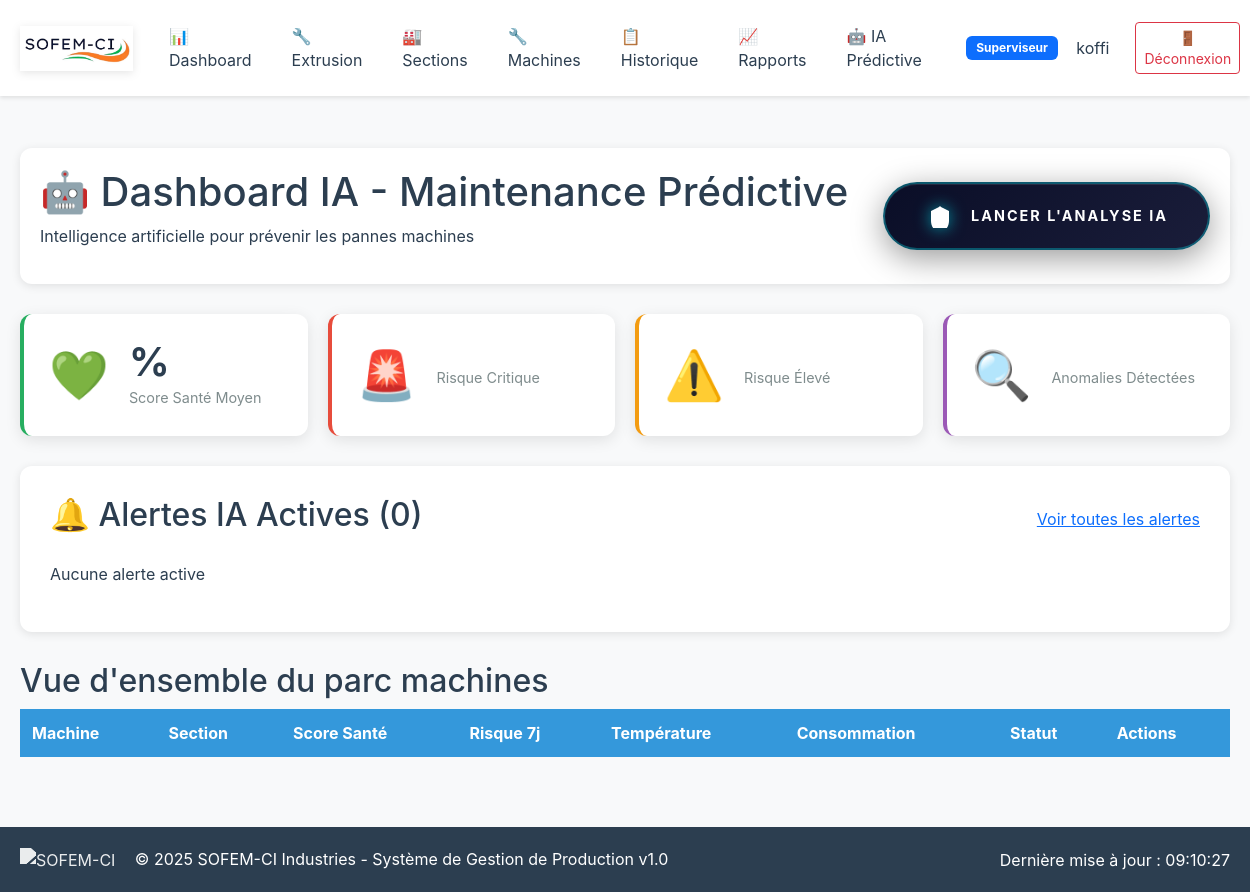
Before: /ia/dashboard/ (signed in) with the older database file.
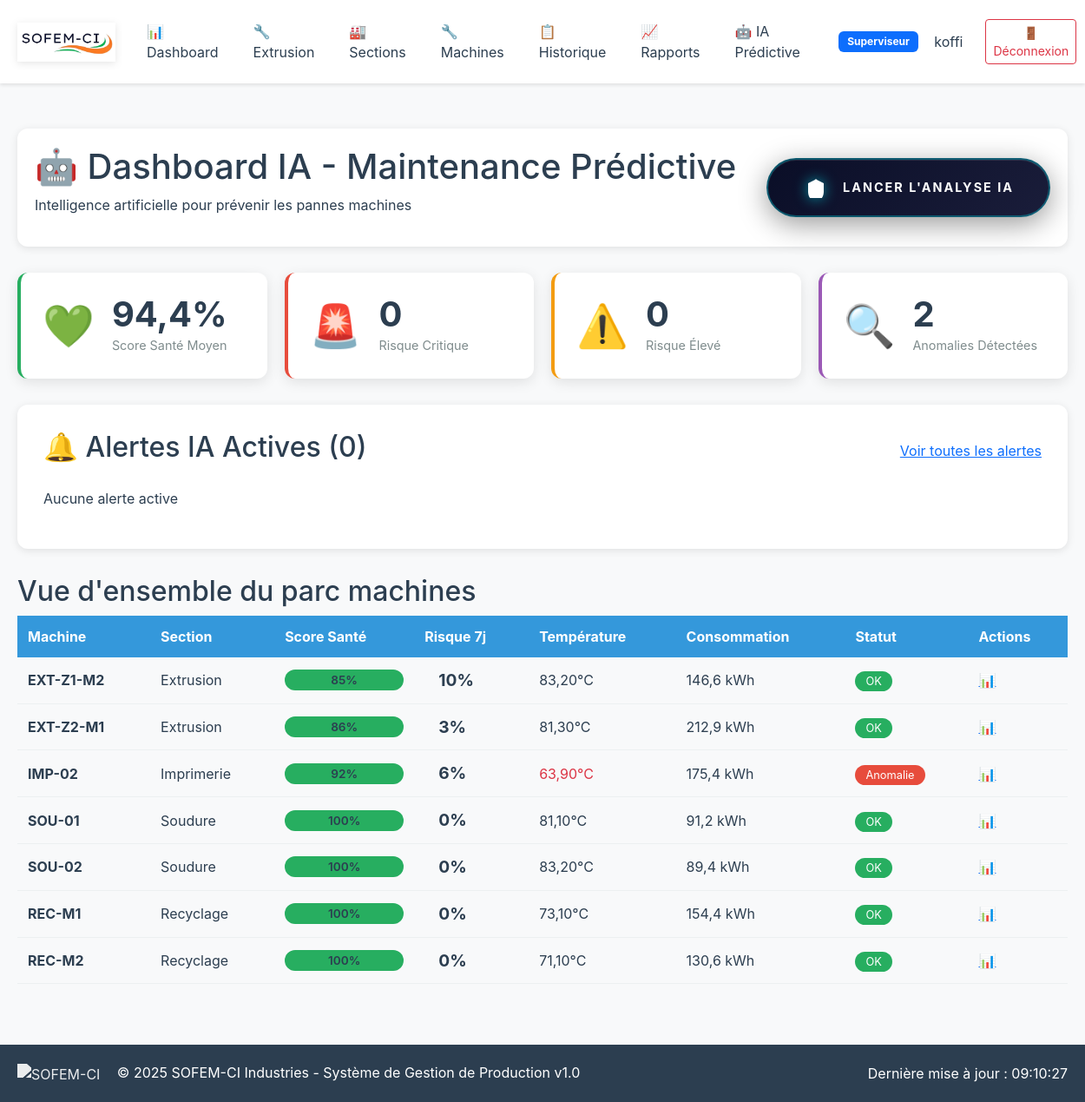
After: the same page with the newer database file.
### sofemci/models.py (models this page shows, shortened)
class Machine(models.Model):
    TYPES_MACHINE = [
        ('extrudeuse', 'Extrudeuse'),
        ('refroidisseur', 'Refroidisseur'),
        ('enrouleur', 'Enrouleur'),
        ('imprimante', 'Imprimante'),
        ('soudeuse', 'Soudeuse'),
        ('moulinex', 'Moulinex'),
    ]
    ETATS = [
        ('actif', 'Active'),
        ('maintenance', 'Maintenance'),
        ('arret', 'Arrêtée'),
        ('panne', 'En Panne'),
    ]
    SECTIONS = [
        ('extrusion', 'Extrusion'),
        ('imprimerie', 'Imprimerie'),
        ('soudure', 'Soudure'),
        ('recyclage', 'Recyclage'),
    ]
    numero = models.CharField(max_length=10)
    type_machine = models.CharField(max_length=20, choices=TYPES_MACHINE)
    section = models.CharField(max_length=20, choices=SECTIONS)
    zone_extrusion = models.ForeignKey(ZoneExtrusion, on_delete=models.CASCADE, null=True, blank=True)
    etat = models.CharField(max_length=15, choices=ETATS, default='actif')
    date_installation = models.DateField(null=True, blank=True)
    derniere_maintenance = models.DateField(null=True, blank=True)
    capacite_horaire = models.DecimalField(max_digits=10, decimal_places=2, null=True, blank=True)
    observations = models.TextField(blank=True)
    heures_fonctionnement_totales = models.DecimalField(
        max_digits=10,
        decimal_places=2,
        default=0,
        verbose_name="Heures de fonctionnement totales",
        help_text="Nombre total d'heures depuis installation"
    )
    heures_depuis_derniere_maintenance = models.DecimalField(
        max_digits=10,
        decimal_places=2,
        default=0,
        verbose_name="Heures depuis dernière maintenance"
    )
    prochaine_maintenance_prevue = models.DateField(
        null=True,
        blank=True,
        verbose_name="Prochaine maintenance prévue"
    )
    frequence_maintenance_jours = models.IntegerField(
        default=90,
        verbose_name="Fréquence maintenance (jours)",
        help_text="Intervalle recommandé entre maintenances"
    )
    nombre_pannes_totales = models.IntegerField(
        default=0,
        verbose_name="Nombre de pannes totales"
    )
    nombre_pannes_6_derniers_mois = models.IntegerField(
        default=0,
        verbose_name="Pannes - 6 derniers mois"
    )
    nombre_pannes_1_dernier_mois = models.IntegerField(
        default=0,
        verbose_name="Pannes - dernier mois"
    )
    date_derniere_panne = models.DateTimeField(
        null=True,
        blank=True,
        verbose_name="Date dernière panne"
    )
    duree_moyenne_reparation = models.DecimalField(
        max_digits=6,
        decimal_places=2,
        default=0,
        verbose_name="Durée moyenne réparation (heures)"
    )
    consommation_electrique_kwh = models.DecimalField(
        max_digits=10,
        decimal_places=2,
        default=0,
        verbose_name="Consommation électrique actuelle (kWh)",
        help_text="Consommation moyenne par heure"
    )
    consommation_electrique_nominale = models.DecimalField(
        max_digits=10,
        decimal_places=2,
        default=0,
        verbose_name="Consommation nominale (kWh)",
        help_text="Consommation normale à pleine charge"
    )
    temperature_actuelle = models.DecimalField(
        max_digits=5,
        decimal_places=2,
        null=True,
        blank=True,
        verbose_name="Température actuelle (°C)"
    )
    temperature_nominale = models.DecimalField(
        max_digits=5,
        decimal_places=2,
        default=0,
        verbose_name="Température nominale (°C)",
        help_text="Température normale de fonctionnement"
    )
    temperature_max_autorisee = models.DecimalField(
        max_digits=5,
        decimal_places=2,
        default=0,
        verbose_name="Température max autorisée (°C)"
    )
    score_sante_global = models.DecimalField(
        max_digits=5,
        decimal_places=2,
        default=100,
        verbose_name="Score santé global (%)",
        help_text="Score calculé par l'IA (0-100)"
    )
    probabilite_panne_7_jours = models.DecimalField(
        max_digits=5,
        decimal_places=2,
        default=0,
        verbose_name="Probabilité panne 7 jours (%)",
        help_text="Risque de panne dans les 7 prochains jours"
    )
    probabilite_panne_30_jours = models.DecimalField(
        max_digits=5,
        decimal_places=2,
        default=0,
        verbose_name="Probabilité panne 30 jours (%)"
    )
    anomalie_detectee = models.BooleanField(
        default=False,
        verbose_name="Anomalie détectée"
    )
    type_anomalie = models.CharField(
        max_length=100,
        blank=True,
        verbose_name="Type d'anomalie",
        help_text="Ex: Surchauffe, Surconsommation, Vibrations"
    )
    date_derniere_analyse_ia = models.DateTimeField(
        null=True,
        blank=True,
        verbose_name="Dernière analyse IA"
    )
    derniere_mise_a_jour_donnees = models.DateTimeField(
        auto_now=True,
        verbose_name="Dernière mise à jour données"
    )
    class Meta:
        unique_together = ['numero', 'section']
        ordering = ['section', 'numero']
        verbose_name = "Machine"
        verbose_name_plural = "Machines"
    def variation_consommation(self):
        if self.consommation_electrique_nominale > 0:
            variation = ((self.consommation_electrique_kwh - self.consommation_electrique_nominale)
                        / self.consommation_electrique_nominale) * 100
            return round(variation, 2)
        return 0
    def est_en_surchauffe(self):
        try:
            seuil_surchauffe = Decimal('0.9')  # 90% de la température max
            temperature_max = Decimal(str(self.temperature_max_autorisee))
            temperature_actuelle = Decimal(str(self.temperature_actuelle))
            return temperature_actuelle >= (temperature_max * seuil_surchauffe)
        except (TypeError, ValueError, AttributeError):
            return False
        try:
            if not self.temperature_nominale or self.temperature_nominale == 0:
                return 0
            temp_actuelle = Decimal(str(self.temperature_actuelle))
            temp_nominale = Decimal(str(self.temperature_nominale))
            pourcentage = (temp_actuelle / temp_nominale) * Decimal('100')
            return min(pourcentage, Decimal('100'))  # Limite à 100%
        except (TypeError, ValueError, AttributeError, ZeroDivisionError):
            return 0
    def est_en_surconsommation(self):
        variation = self.variation_consommation()
        return variation > 20  # Plus de 20% au-dessus de la normale

### sofemci/views.py (the view, shortened to what this page needs)
# urls.py: path('ia/dashboard/', views.dashboard_ia_view, name='dashboard_ia'),
@login_required
def dashboard_ia_view(request):
    if request.user.role not in ['superviseur', 'admin', 'direction']:
        messages.error(request, 'Accès refusé.')
        return redirect('dashboard')
    stats_parc = statistiques_parc_machines()
    machines_critiques = obtenir_machines_a_risque(seuil_probabilite=70)
    ids_critiques = list(machines_critiques.values_list('id', flat=True))
    machines_risque_eleve = obtenir_machines_a_risque(seuil_probabilite=40).exclude(
        id__in=ids_critiques
    )
    alertes_queryset = obtenir_alertes_actives()
    nombre_alertes_critiques = alertes_queryset.filter(niveau='critique').count()
    nombre_alertes_urgentes = alertes_queryset.filter(niveau='urgent').count()
    alertes = alertes_queryset[:10]
    machines_actives = Machine.objects.filter(etat='actif').order_by('score_sante_global')
    context = {
        'stats_parc': stats_parc,
        'machines_critiques': machines_critiques,
        'machines_risque_eleve': machines_risque_eleve,
        'alertes': alertes,
        'machines_actives': machines_actives,
        'nombre_alertes_critiques': nombre_alertes_critiques,
        'nombre_alertes_urgentes': nombre_alertes_urgentes,
    }
    return render(request, 'dashboard_ia.html', context)

### sofemci/ia_predictive.py (called while the page is built)
def obtenir_machines_a_risque(seuil_probabilite=40):
    return Machine.objects.filter(
        probabilite_panne_7_jours__gte=seuil_probabilite,
        etat='actif'
    ).order_by('-probabilite_panne_7_jours')

def obtenir_alertes_actives():
    return AlerteIA.objects.filter(
        statut__in=['nouvelle', 'vue', 'en_traitement']
    ).select_related('machine').order_by('-priorite', '-date_creation')

### templates/dashboard_ia.html (shortened to what the changed rows need)
{% extends 'base.html' %}
{% load static %}
{% load humanize %}
{% block content %}
<div class="container-ia">
    <div class="page-header-ia">
        <div>
            <h1>🤖 Dashboard IA - Maintenance Prédictive</h1>
        </div>
    </div>
    <div class="stats-grid-ia">
        <div class="stat-card-ia health">
            <div class="stat-content">
                <div class="stat-value">{{ stats_parc.score_sante_moyen|floatformat:1 }}%</div>
                <div class="stat-label">Score Santé Moyen</div>
            </div>
        </div>
        <div class="stat-card-ia critical">
            <div class="stat-content">
                <div class="stat-value">{{ stats_parc.machines_risque_critique }}</div>
                <div class="stat-label">Risque Critique</div>
            </div>
        </div>
        <div class="stat-card-ia warning">
            <div class="stat-content">
                <div class="stat-value">{{ stats_parc.machines_risque_eleve }}</div>
                <div class="stat-label">Risque Élevé</div>
            </div>
        </div>
        <div class="stat-card-ia anomaly">
            <div class="stat-content">
                <div class="stat-value">{{ stats_parc.anomalies_detectees }}</div>
                <div class="stat-label">Anomalies Détectées</div>
            </div>
        </div>
    </div>
    <div class="alerts-section">
        <div class="section-header">
            <h2>🔔 Alertes IA Actives ({{ alertes.count }})</h2>
        </div>
    </div>
    <div class="machines-overview">
        <h2>Vue d'ensemble du parc machines</h2>
        <div class="machines-table-container">
            <table class="machines-table-ia">
                <thead>
                    <tr>
                        <th>Machine</th>
                        <th>Section</th>
                        <th>Score Santé</th>
                        <th>Risque 7j</th>
                        <th>Température</th>
                        <th>Consommation</th>
                        <th>Statut</th>
                        <th>Actions</th>
                    </tr>
                </thead>
                <tbody>
                    {% for machine in machines_actives %}
                    <tr class="machine-row">
                        <td><strong>{{ machine.numero }}</strong></td>
                        <td>{{ machine.get_section_display }}</td>
                        <td>
                            <div class="health-bar">
                                <div class="health-fill" style="width: {{ machine.score_sante_global }}%; background: {% if machine.score_sante_global >= 80 %}#27ae60{% elif machine.score_sante_global >= 60 %}#f39c12{% else %}#e74c3c{% endif %}"></div>
                                <span class="health-text">{{ machine.score_sante_global|floatformat:0 }}%</span>
                            </div>
                        </td>
                        <td>
                            <span class="risk-badge {% if machine.probabilite_panne_7_jours >= 70 %}critical{% elif machine.probabilite_panne_7_jours >= 40 %}warning{% else %}ok{% endif %}">
                                {{ machine.probabilite_panne_7_jours|floatformat:0 }}%
                            </span>
                        </td>
                        <td class="{% if machine.est_en_surchauffe %}text-danger{% endif %}">
                            {{ machine.temperature_actuelle|default:"--" }}°C
                        </td>
                        <td class="{% if machine.est_en_surconsommation %}text-warning{% endif %}">
                            {{ machine.consommation_electrique_kwh|floatformat:1 }} kWh
                        </td>
                        <td>
                            {% if machine.anomalie_detectee %}
                            <span class="badge-anomalie">Anomalie</span>
                            {% else %}
                            <span class="badge-ok">OK</span>
                            {% endif %}
                        </td>
                        <td>
                            <a href="{% url 'machine_detail_ia' machine.id %}" class="btn-icon">📊</a>
                        </td>
                    </tr>
                    {% endfor %}
                </tbody>
            </table>
        </div>
    </div>
</div>
{% endblock %}

Changed rows visible on the page:
added Machine: numero "EXT-Z1-M2", section "Extrusion", score_sante_global "85", probabilite_panne_7_jours "10", temperature_actuelle "83,20", consommation_electrique_kwh "146,6", anomalie_detectee "OK"
added Machine: numero "EXT-Z2-M1", section "Extrusion", score_sante_global "86", probabilite_panne_7_jours "3", temperature_actuelle "81,30", consommation_electrique_kwh "212,9", anomalie_detectee "OK"
added Machine: numero "IMP-02", section "Imprimerie", score_sante_global "92", probabilite_panne_7_jours "6", temperature_actuelle "63,90", consommation_electrique_kwh "175,4", anomalie_detectee "Anomalie", temperature_max_autorisee 70 (drawn)
added Machine: numero "SOU-01", section "Soudure", score_sante_global "100", probabilite_panne_7_jours "0", temperature_actuelle "81,10", consommation_electrique_kwh "91,2", anomalie_detectee "OK"
added Machine: numero "SOU-02", section "Soudure", score_sante_global "100", probabilite_panne_7_jours "0", temperature_actuelle "83,20", consommation_electrique_kwh "89,4", anomalie_detectee "OK"
added Machine: numero "REC-M1", section "Recyclage", score_sante_global "100", probabilite_panne_7_jours "0", temperature_actuelle "73,10", consommation_electrique_kwh "154,4", anomalie_detectee "OK"
added Machine: numero "REC-M2", section "Recyclage", score_sante_global "100", probabilite_panne_7_jours "0", temperature_actuelle "71,10", consommation_electrique_kwh "130,6", anomalie_detectee "OK"
Other visible differences:
{{ stats_parc.score_sante_moyen|floatformat:1 }}: (not shown) → "94,4"
{{ stats_parc.machines_risque_critique }}: (not shown) → "0"
{{ stats_parc.machines_risque_eleve }}: (not shown) → "0"
{{ stats_parc.anomalies_detectees }}: (not shown) → "2"
